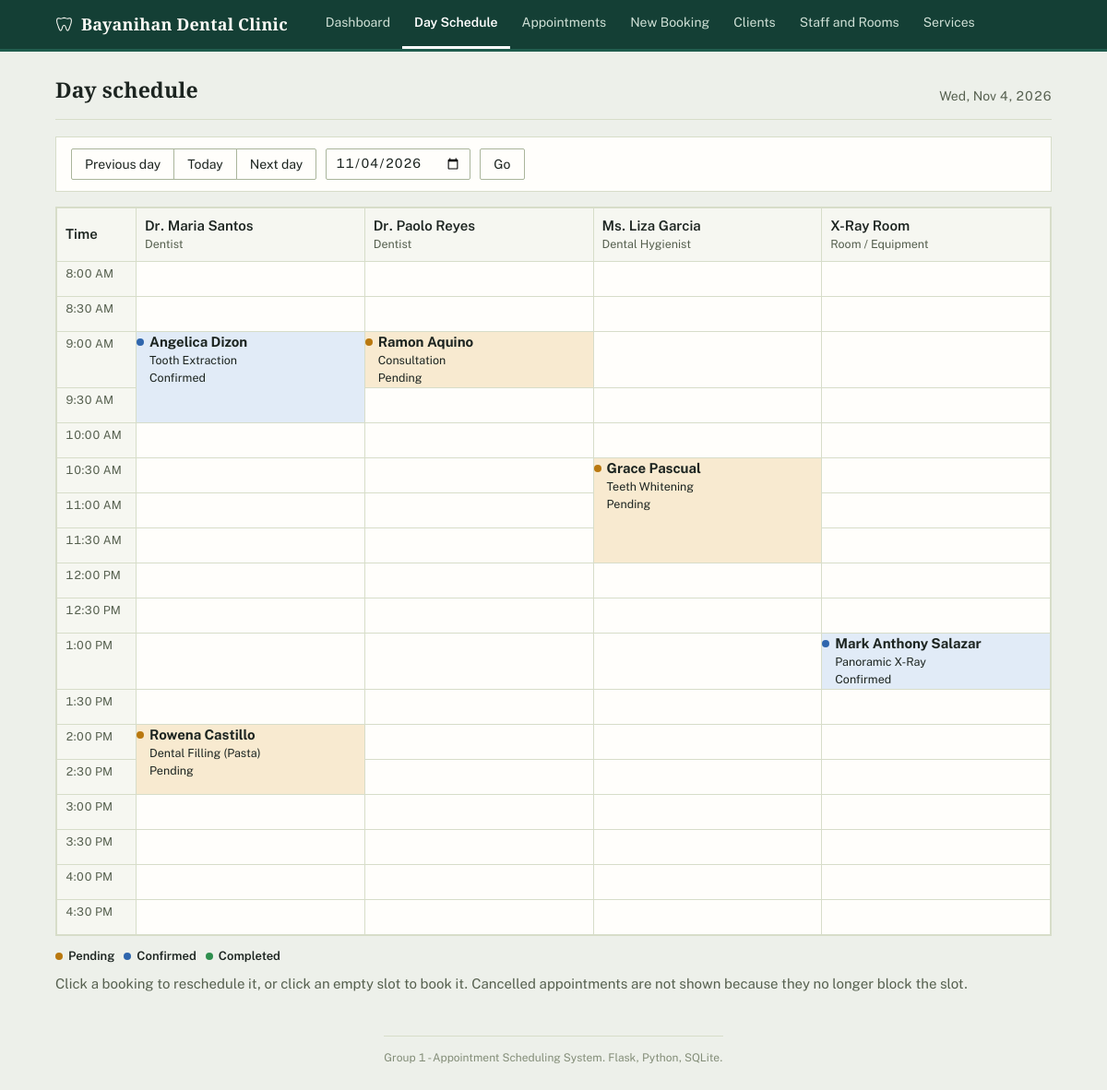
The app's page /schedule with its own data.
### tables this page shows
CREATE TABLE staff_or_resources (
    resource_id INTEGER PRIMARY KEY AUTOINCREMENT,
    name        TEXT NOT NULL UNIQUE,
    role        TEXT NOT NULL,
    is_active   INTEGER NOT NULL DEFAULT 1 CHECK (is_active IN (0, 1))
);

CREATE TABLE clients (
    client_id  INTEGER PRIMARY KEY AUTOINCREMENT,
    name       TEXT NOT NULL CHECK (length(trim(name)) >= 2),
    contact    TEXT NOT NULL,
    email      TEXT,
    created_at TEXT NOT NULL DEFAULT (datetime('now', 'localtime'))
);

CREATE TABLE services (
    service_id       INTEGER PRIMARY KEY AUTOINCREMENT,
    name             TEXT NOT NULL UNIQUE,
    duration_minutes INTEGER NOT NULL
        CHECK (duration_minutes > 0 AND duration_minutes % 30 = 0)
);

CREATE TABLE appointments (
    appointment_id INTEGER PRIMARY KEY AUTOINCREMENT,
    client_id      INTEGER NOT NULL REFERENCES clients (client_id) ON DELETE RESTRICT,
    resource_id    INTEGER NOT NULL REFERENCES staff_or_resources (resource_id) ON DELETE RESTRICT,
    service_id     INTEGER NOT NULL REFERENCES services (service_id) ON DELETE RESTRICT,
    appt_date      TEXT NOT NULL
        CHECK (appt_date GLOB '[0-9][0-9][0-9][0-9]-[0-9][0-9]-[0-9][0-9]'),
    start_time     TEXT NOT NULL CHECK (start_time GLOB '[0-2][0-9]:[0-5][0-9]'),
    end_time       TEXT NOT NULL CHECK (end_time GLOB '[0-2][0-9]:[0-5][0-9]'),
    status         TEXT NOT NULL DEFAULT 'Pending'
        CHECK (status IN ('Pending', 'Confirmed', 'Completed', 'Cancelled')),
    notes          TEXT,
    created_at     TEXT NOT NULL DEFAULT (datetime('now', 'localtime')),
    CHECK (end_time > start_time)
);

### app.py (the view)
@app.route("/schedule")
def schedule_day():
    conn = db.get_db()
    day = validators.parse_date(request.args.get("date")) or date.today()
    day_text = day.isoformat()
    resources = conn.execute(
        "SELECT resource_id, name, role FROM staff_or_resources "
        "WHERE is_active = 1 OR resource_id IN "
        "(SELECT resource_id FROM appointments WHERE appt_date = ? AND status != 'Cancelled') "
        "ORDER BY name",
        (day_text,),
    ).fetchall()
    appointments = conn.execute(
        APPT_SELECT + " WHERE a.appt_date = ? AND a.status != 'Cancelled'", (day_text,)
    ).fetchall()
    grid = scheduling.build_day_grid(resources, appointments)
    return render_template(
        "schedule.html", day=day_text, resources=resources, grid=grid,
        prev_day=(day - timedelta(days=1)).isoformat(),
        next_day=(day + timedelta(days=1)).isoformat(),
        closed=day.weekday() in config.CLOSED_WEEKDAYS,
        can_book=day >= date.today() and day.weekday() not in config.CLOSED_WEEKDAYS,
    )

### app.py (called while the page is built)
@app.before_request
def check_csrf():
    if request.method == "POST":
        sent = request.form.get("csrf_token", "")
        expected = session.get("csrf_token", "")
        if not expected or not secrets.compare_digest(sent, expected):
            abort(400)

### config.py (called while the page is built)
def time_slots():
    slots = []
    current = datetime.strptime(OPEN_TIME, "%H:%M")
    closing = datetime.strptime(CLOSE_TIME, "%H:%M")
    while current < closing:
        slots.append(current.strftime("%H:%M"))
        current += timedelta(minutes=SLOT_MINUTES)
    return slots

### db.py (called while the page is built)
def connect(path):
    conn = sqlite3.connect(path, isolation_level=None, timeout=10)
    conn.row_factory = sqlite3.Row  # para pwedeng row["name"] imbes na row[1]
    conn.execute("PRAGMA foreign_keys = ON")
    return conn

def get_db():
    if "db" not in g:
        g.db = connect(current_app.config["DATABASE"])
    return g.db

### formatting.py (called while the page is built)
def fmt_date(value):
    if not value:
        return ""
    if isinstance(value, str):
        try:
            value = datetime.strptime(value, "%Y-%m-%d").date()
        except ValueError:
            return value  # kung hindi valid, ibalik na lang kung ano yung pumasok
    return f"{value.strftime('%a, %b')} {value.day}, {value.year}"

def fmt_time(value):
    if not value:
        return ""
    try:
        parsed = datetime.strptime(value, "%H:%M")
    except ValueError:
        return value
    return parsed.strftime("%I:%M %p").lstrip("0")

### scheduling.py (called while the page is built)
def add_minutes(hhmm, minutes):
    result = datetime.strptime(hhmm, "%H:%M") + timedelta(minutes=minutes)
    return result.strftime("%H:%M")

def minutes_between(start, end):
    delta = datetime.strptime(end, "%H:%M") - datetime.strptime(start, "%H:%M")
    return int(delta.total_seconds() // 60)

### validators.py (called while the page is built)
def parse_date(value):
    try:
        return datetime.strptime((value or "").strip(), "%Y-%m-%d").date()
    except ValueError:
        return None

### templates/schedule.html (shortened to what this page needs)
{% extends "base.html" %}
{% block content %}
<div class="page-head">
  <h1>Day schedule</h1>
  <span class="sub">{{ day|fmt_date }}</span>
</div>
<form class="grid-nav" method="get" action="{{ url_for('schedule_day') }}">
  <div class="day-switch">
    <a class="day-switch-btn" href="{{ url_for('schedule_day', date=prev_day) }}">Previous day</a>
    <a class="day-switch-btn" href="{{ url_for('schedule_day', date=today()) }}">Today</a>
    <a class="day-switch-btn" href="{{ url_for('schedule_day', date=next_day) }}">Next day</a>
  </div>
  <div class="field">
    <input type="date" id="schedule-date" name="date" value="{{ day }}">
  </div>
  <button type="submit" class="btn">Go</button>
</form>
<div class="table-wrap">
<table class="grid">
  <thead>
    <tr>
      <th class="time-col">Time</th>
      {% for r in resources %}
        <th>{{ r.name }}<small>{{ r.role }}</small></th>
      {% endfor %}
    </tr>
  </thead>
  <tbody>
    {% for row in grid %}
    <tr{% if row.time.endswith(':00') %} class="hour"{% endif %}>
      <td class="time-col">{{ row.time|fmt_time }}</td>
      {% for cell in row.cells %}
        {% if cell.kind == 'appt' %}
          {% set a = cell.appt %}
          <td rowspan="{{ cell.span }}" class="cell-appt cell-{{ a.status|lower }}">
            <a href="{% if a.status in ACTIVE_STATUSES %}{{ url_for('appointments_edit', appointment_id=a.appointment_id) }}{% else %}{{ url_for('appointments_history', appointment_id=a.appointment_id) }}{% endif %}"
               title="{{ a.status }}: {{ a.start_time|fmt_time }} - {{ a.end_time|fmt_time }}">
              <strong><span class="dot" aria-hidden="true"></span>{{ a.client_name }}</strong>
              <small>{{ a.service_name }}</small>
              <small>{{ a.status }}</small>
            </a>
          </td>
        {% elif cell.kind == 'empty' %}
          <td>
            {% if can_book %}
              <a class="slot-free" title="Book {{ row.time|fmt_time }}"
                 href="{{ url_for('appointments_new', resource_id=cell.resource_id, appt_date=day, start_time=row.time) }}"></a>
            {% endif %}
          </td>
        {% endif %}
      {% endfor %}
    </tr>
    {% endfor %}
  </tbody>
</table>
</div>
<div class="legend">
  <span class="badge badge-pending">Pending</span>
  <span class="badge badge-confirmed">Confirmed</span>
  <span class="badge badge-completed">Completed</span>
  <span class="muted">Click a booking to reschedule it, or click an empty slot to book it. Cancelled appointments are not shown because they no longer block the slot.</span>
</div>
{% endblock %}

### templates/base.html (shortened to what this page needs)
<!doctype html>
<html lang="en">
<head>
  <link rel="stylesheet" href="{{ url_for('static', filename='style.css') }}">
</head>
<body>
  {% set nav_items = [
    ('Dashboard', 'dashboard', ['dashboard']),
    ('Day Schedule', 'schedule_day', ['schedule_day']),
    ('Appointments', 'appointments_list', ['appointments_list', 'appointments_edit', 'appointments_history']),
    ('New Booking', 'appointments_new', ['appointments_new']),
    ('Clients', 'clients_list', ['clients_list', 'clients_new', 'clients_edit', 'clients_detail']),
    ('Staff and Rooms', 'resources_list', ['resources_list', 'resources_new', 'resources_edit']),
    ('Services', 'services_list', ['services_list', 'services_new', 'services_edit']),
  ] %}
  <header class="topbar">
    <div class="wrap topbar-inner">
      <a class="brand" href="{{ url_for('dashboard') }}">
        {{ CLINIC_NAME }}
      </a>
      <nav class="nav" aria-label="Main">
        {% for label, endpoint, group in nav_items %}
          <a href="{{ url_for(endpoint) }}"{% if request.endpoint in group %} class="active" aria-current="page"{% endif %}>{{ label }}</a>
        {% endfor %}
      </nav>
    </div>
  </header>
  <main class="wrap">
    {% block content %}{% endblock %}
  </main>
  <footer class="wrap footer">Group 1 - Appointment Scheduling System. Flask, Python, SQLite.</footer>
</body>
</html>

### records on screen
staff_or_resources: name "Dr. Maria Santos", role "Dentist"
staff_or_resources: name "Dr. Paolo Reyes", role "Dentist"
staff_or_resources: name "Ms. Liza Garcia", role "Dental Hygienist"
staff_or_resources: name "X-Ray Room", role "Room / Equipment"
clients: client_name "Angelica Dizon"
services: service_name "Tooth Extraction"
appointments: status "Confirmed"
clients: client_name "Ramon Aquino"
services: service_name "Consultation"
appointments: status "Pending"
clients: client_name "Grace Pascual"
services: service_name "Teeth Whitening"
appointments: status "Pending"
clients: client_name "Mark Anthony Salazar"
services: service_name "Panoramic X-Ray"
appointments: status "Confirmed"
clients: client_name "Rowena Castillo"
services: service_name "Dental Filling (Pasta)"
appointments: status "Pending"

### other values on screen
{{ CLINIC_NAME }} "Bayanihan Dental Clinic"
{{ label }} "Dashboard" "Day Schedule" "Appointments" "New Booking" "Clients" "Staff and Rooms" "Services"
{{ day|fmt_date }} "Wed, Nov 4, 2026"
{{ row.time|fmt_time }} "8:00 AM" "8:30 AM" "9:00 AM" "9:30 AM" "10:00 AM" "10:30 AM" "11:00 AM" "11:30 AM" "12:00 PM" "12:30 PM" "1:00 PM" "1:30 PM" "2:00 PM" "2:30 PM" "3:00 PM" "3:30 PM" "4:00 PM" "4:30 PM"
